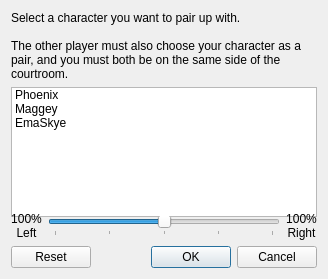
<?xml version="1.0" encoding="UTF-8"?>
<ui version="4.0">
 <class>Form</class>
 <widget class="QWidget" name="Form">
  <property name="windowModality">
   <enum>Qt::WindowModal</enum>
  </property>
  <property name="geometry">
   <rect>
    <x>0</x>
    <y>0</y>
    <width>328</width>
    <height>275</height>
   </rect>
  </property>
  <property name="windowTitle">
   <string>Form</string>
  </property>
  <layout class="QGridLayout" name="gridLayout">
   <item row="2" column="0">
    <widget class="QLabel" name="label_2">
     <property name="text">
      <string>Position of your character:</string>
     </property>
    </widget>
   </item>
   <item row="1" column="0">
    <widget class="QListWidget" name="char_list">
     <property name="minimumSize">
      <size>
       <width>0</width>
       <height>130</height>
      </size>
     </property>
     <item>
      <property name="text">
       <string>Phoenix</string>
      </property>
      <property name="flags">
       <set>ItemIsSelectable|ItemIsDragEnabled|ItemIsEnabled</set>
      </property>
     </item>
     <item>
      <property name="text">
       <string>Maggey</string>
      </property>
      <property name="flags">
       <set>ItemIsSelectable|ItemIsDragEnabled|ItemIsEnabled</set>
      </property>
     </item>
     <item>
      <property name="text">
       <string>EmaSkye</string>
      </property>
      <property name="flags">
       <set>ItemIsSelectable|ItemIsDragEnabled|ItemIsEnabled</set>
      </property>
     </item>
    </widget>
   </item>
   <item row="0" column="0">
    <widget class="QLabel" name="label_1">
     <property name="minimumSize">
      <size>
       <width>0</width>
       <height>39</height>
      </size>
     </property>
     <property name="text">
      <string>Select a character you want to pair up with.

The other player must also choose your character as a pair, and you must both be on the same side of the courtroom.</string>
     </property>
     <property name="textFormat">
      <enum>Qt::PlainText</enum>
     </property>
     <property name="alignment">
      <set>Qt::AlignLeading|Qt::AlignLeft|Qt::AlignTop</set>
     </property>
     <property name="wordWrap">
      <bool>true</bool>
     </property>
    </widget>
   </item>
   <item row="9" column="0">
    <widget class="QDialogButtonBox" name="buttons">
     <property name="standardButtons">
      <set>QDialogButtonBox::Cancel|QDialogButtonBox::Ok|QDialogButtonBox::Reset</set>
     </property>
    </widget>
   </item>
   <item row="3" column="0">
    <layout class="QHBoxLayout" name="horizontalLayout">
     <item>
      <widget class="QLabel" name="label_3">
       <property name="text">
        <string>100%
Left</string>
       </property>
       <property name="alignment">
        <set>Qt::AlignCenter</set>
       </property>
      </widget>
     </item>
     <item>
      <widget class="QSlider" name="offset_slider">
       <property name="minimum">
        <number>-100</number>
       </property>
       <property name="maximum">
        <number>100</number>
       </property>
       <property name="orientation">
        <enum>Qt::Horizontal</enum>
       </property>
       <property name="tickPosition">
        <enum>QSlider::TicksBelow</enum>
       </property>
       <property name="tickInterval">
        <number>50</number>
       </property>
      </widget>
     </item>
     <item>
      <widget class="QLabel" name="label_4">
       <property name="text">
        <string>100%
Right</string>
       </property>
       <property name="alignment">
        <set>Qt::AlignCenter</set>
       </property>
      </widget>
     </item>
    </layout>
   </item>
  </layout>
 </widget>
 <resources/>
 <connections>
  <connection>
   <sender>buttons</sender>
   <signal>accepted()</signal>
   <receiver>Form</receiver>
   <slot>accept()</slot>
   <hints>
    <hint type="sourcelabel">
     <x>205</x>
     <y>186</y>
    </hint>
    <hint type="destinationlabel">
     <x>206</x>
     <y>200</y>
    </hint>
   </hints>
  </connection>
  <connection>
   <sender>buttons</sender>
   <signal>rejected()</signal>
   <receiver>Form</receiver>
   <slot>reject()</slot>
   <hints>
    <hint type="sourcelabel">
     <x>150</x>
     <y>184</y>
    </hint>
    <hint type="destinationlabel">
     <x>151</x>
     <y>201</y>
    </hint>
   </hints>
  </connection>
 </connections>
</ui>
